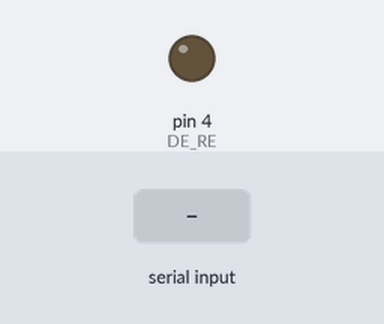
This sketch was run on a simulated Arduino Uno, built with avr-gcc and run on an emulated ATmega328P. Shown: output pins drawn as LEDs (lit = HIGH). The test bench sets the inputs (shaded band). What the sketch prints to the serial monitor is not drawn.

Above: at 1.2 s.
1.3 s: "GET_DATA\n" received over the second serial link
Timing chart, 0 to 4.3 s (numbered marks = the images above; inputs shaded):
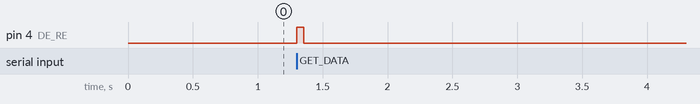

The sketch:

Slave.ino.ino
```cpp
#include <SoftwareSerial.h>

#define RX_PIN 10      // MAX485 RO
#define TX_PIN 11      // MAX485 DI
#define DE_RE 4        // MAX485 DE & RE

#define LM35_PIN A0

SoftwareSerial RS485(RX_PIN, TX_PIN);

void setup() {

  Serial.begin(9600);
  RS485.begin(9600);

  pinMode(DE_RE, OUTPUT);

  digitalWrite(DE_RE, LOW);   // Receive Mode

  Serial.println("Arduino RS485 Slave Ready");
}

void loop() {

  if (RS485.available()) {

    String command = RS485.readStringUntil('\n');

    command.trim();

    if (command == "GET_DATA") {

      // ---------- LM35 ----------
      int adc = analogRead(LM35_PIN);

      float voltageLM35 = adc * (5.0 / 1023.0);

      float temperature = voltageLM35 * 100.0;

      // ---------- Simulated INA219 ----------
      float voltage = 12.10;
      float current = 245.30;
      float power = 2968.50;

      // ---------- Send Packet ----------
      digitalWrite(DE_RE, HIGH);

      RS485.print("<TEMP:");
      RS485.print(temperature, 1);

      RS485.print(",VOLT:");
      RS485.print(voltage, 2);

      RS485.print(",CURR:");
      RS485.print(current, 2);

      RS485.print(",POWER:");
      RS485.print(power, 2);

      RS485.println(">");

      RS485.flush();

      digitalWrite(DE_RE, LOW);

      Serial.println("Packet Sent");
    }
  }
}
```

Measured:
- after the input at 1.3 s, pin 4 (DE_RE): LOW → HIGH at once, → LOW 0.05 s later
